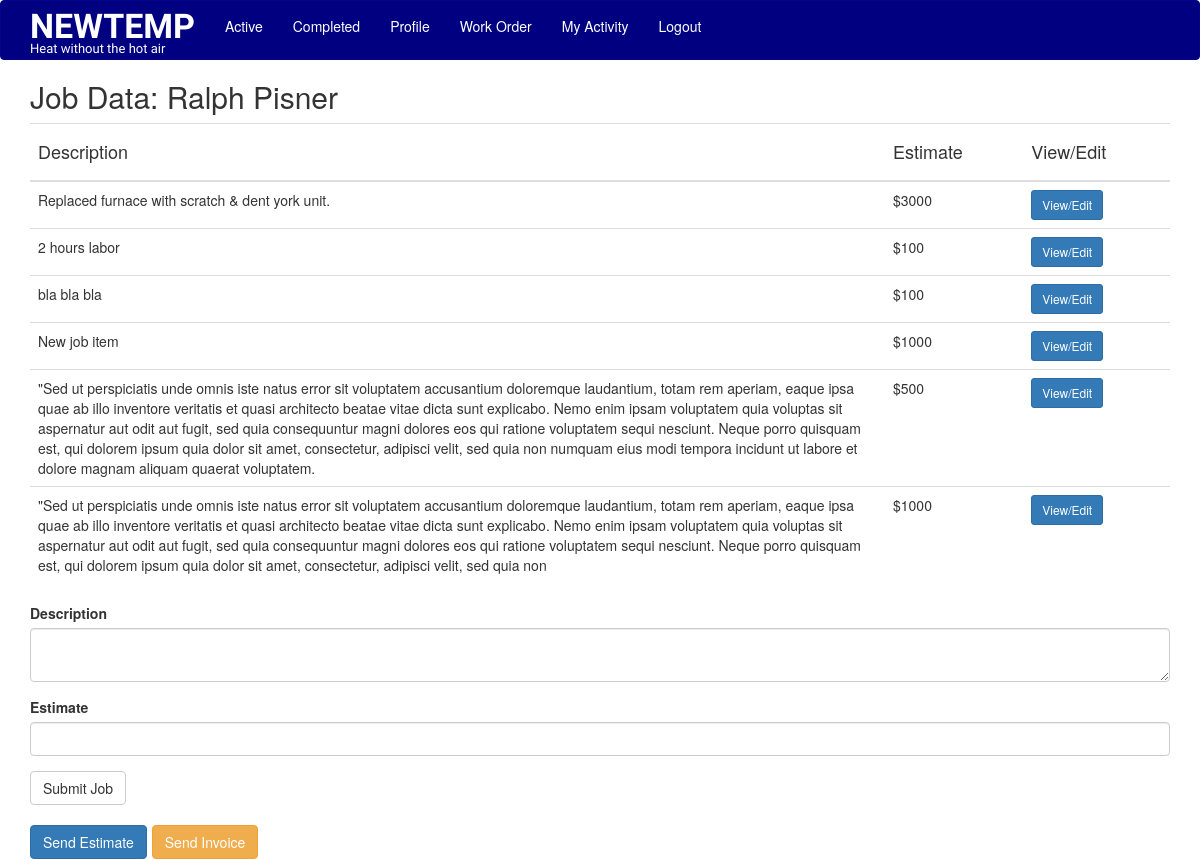
Screenshot of /jobdata/2 (signed in) with the database file from the repository.
### app/models.py (models this page shows, shortened)
class QuoteRequests(db.Model):
	__tablename__ = 'quoterequests'
	id = db.Column(db.Integer, primary_key=True)
	customer = db.Column(db.String(120), index=True, unique=False)
	email = db.Column(db.String(120), index=True, unique=False)
	submit_time = db.Column(db.DateTime)
	street = db.Column(db.String(120), unique=False)
	city = db.Column(db.String(120), unique=False)
	state = db.Column(db.String(120), unique=False)
	zip_code = db.Column(db.Integer, unique=False)
	phone = db.Column(db.Integer, unique=False)
	time_requested = db.Column(db.String(120), unique=False)
	description = db.Column(db.String(240), unique=False)
	status = db.Column(db.String(120), unique=False)
	paid = db.Column(db.Boolean)
	complete = db.Column(db.Boolean)
	misc = db.Column(db.String(200), unique=False)
	stripe_id = db.Column(db.String(120), unique=False)
	job = db.relationship('JobData', backref='data', lazy='dynamic')
	notes = db.relationship('JobNote', backref='data', lazy='dynamic')
	user_id = db.Column(db.Integer, db.ForeignKey('user.id'))

class JobData(db.Model):
	__tablename__ = 'jobdata'
	id = db.Column(db.Integer, primary_key=True)
	quote_id = db.Column(db.Integer, db.ForeignKey('quoterequests.id'))
	description = db.Column(db.String(500), unique=False)
	estimate = db.Column(db.Integer)

### app/main/routes.py (the view, shortened to what this page needs)
@bp.route('/jobdata/<quoteId>', methods=['GET', 'POST'])
@login_required
@admin_required
def jobdata(quoteId):
	form = JobDataForm()
	q_request = QuoteRequests.query.filter_by(id=quoteId).first_or_404()
	jobItems = q_request.job.all()
	return render_template('jobdata.html', form=form, quoteRequest=q_request,
		job_items=jobItems)

### app/main/forms.py
class JobDataForm(FlaskForm):
	description = TextAreaField("Description")
	estimate = IntegerField("Estimate")
	submit = SubmitField("Submit Job")

### app/models.py (called while the page is built)
@login.user_loader
def load_user(id):
	return User.query.get(int(id))

	def has_access(self, level):
		return self.role is not None and \
			self.role == level

### app/templates/jobdata.html (shortened to what this page needs)
{% extends 'base.html' %}
{% import 'bootstrap/wtf.html' as wtf %}
{% block app_content %}
<div class="container">
	<table class="table table-hover">
		<h2>Job Data: {{ quoteRequest.customer }}</h2>
			<tr>
				<th><h4>Description</h4></td>
				<th><h4>Estimate</h4></td>
				<th><h4>View/Edit</h4></td>
			</tr>
			<tbody>
			{% for job_item in job_items %}
				{% include "_jobItemTable.html" %}
			{% endfor %}
		</tbody>
	</table>
</div>
	<div class="container">
		{{ wtf.quick_form(form) }}
	</div>
	<div class="container  action-buttons">
		<div class="btn-toolbar">
			<a href="{{ url_for('main.sendEstimate', quoteId=quoteRequest.id, docType='Estimate') }}" class='btn btn-primary'>Send Estimate</a>
			<a href="{{ url_for('main.sendEstimate', quoteId=quoteRequest.id, docType='Invoice') }}" class='btn btn-warning'>Send Invoice</a>
		</div>
	</div>
{% endblock %}

### app/templates/base.html (shortened to what this page needs)
{% extends "bootstrap/base.html" %}
{% block navbar %}
 <link rel="stylesheet" type="text/css" href="{{ url_for('static', filename='style.css') }}">
 <link href="https://cdnjs.cloudflare.com/ajax/libs/font-awesome/4.7.0/css/font-awesome.min.css" rel="stylesheet">
    <nav class="navbar navbar-default" role="navigation">
        <div class="container">
            <div class="navbar-header">
                <a class="navbar-brand" style="font-family: 'Jockey One', sans-serif; font-weight: bold; font-size: 34px;" href="{{ url_for('main.index') }}">NEWTEMP <small>   Heat without the hot air</small></a>
            </div>
            <div class="collapse navbar-collapse" id="bs-example-navbar-collapse-1">
            	<ul class="nav navbar-nav">
                    {% if current_user.has_access(2) or current_user.has_access(1) %}
                    <li><a href="{{ url_for('main.quoteRequests', jobStatus='Active') }}">Active</a></li>
                    <li><a href="{{ url_for('main.quoteRequests', jobStatus='Complete') }}">Completed</a></li>
                    {% endif %}
                    {% if current_user.is_anonymous %}
                    <li><a href="{{ url_for('main.index') }}">Home</a></li>
                    <li><a href="{{ url_for('auth.login') }}">Login</a></li>
                    {% else %}
                    <li><a href="{{ url_for('main.profile') }}">Profile</a></li>
                    <li><a href="{{
                    url_for('main.workOrder') }}">Work Order</a></li>
                    <li><a href="{{ url_for('main.activity') }}">My Activity</a></li>
                    <li><a href="{{ url_for('auth.logout') }}"
                    >Logout</a></li>
                    {% endif %}
                </ul>
            </div>
        </div>
    </nav>
{% endblock %}
{% block content %}
    {% block app_content %}{% endblock %}
{% endblock %}

### app/templates/_jobItemTable.html
<tr>
	<td width="75%" class="valign">{{ job_item.description }}</td>
	<td class="valign">${{ job_item.estimate }}</td>
	{% if not editDisabled %}
		<td class="valign">
			<a class='btn btn-primary btn-sm right-align' href="{{ url_for('main.editJobData',
			quoteId=job_item.quote_id, itemId=job_item.id) }}" role='button'>View/Edit</a>
		</td>
	{% endif %}
</tr>

### app/static/style.css (style rules this page uses)
.action-buttons { padding-top: 20px; }
ul { list-style-type: none; margin: 0; padding: 0; }
html, body { height: 100%; margin: 0px; padding: 0px; }
.navbar { padding-bottom: 0px; margin-bottom: 0px; min-height: 60px; }
.navbar-brand small { display:block; font-size:13px; font-weight: normal; padding-top: 3px; }
.navbar-brand { padding-bottom: 2px; }
.navbar-default { background-color: #000080; border-color: #03038e; }
.navbar-default .navbar-brand { color: #ffffff; padding-bottom: 5px; }
.navbar-default .navbar-nav > li > a { color: #ffffff; }
.navbar-default .navbar-collapse, .navbar-default .navbar-form { border-color: #ffffff; }
.right-align { text-align: right; }

### rows the page displays
QuoteRequests: customer "Ralph Pisner"
JobData: description "Replaced furnace with scratch & dent york unit.", estimate "3000"
JobData: description "2 hours labor", estimate "100"
JobData: description "bla bla bla", estimate "100"
JobData: description "New job item", estimate "1000"
JobData: description "\"Sed ut perspiciatis unde omnis iste natus error sit voluptatem accusantium doloremque laudantium, totam rem aperiam, eaque ipsa quae ab illo inventore veritatis et quasi architecto beatae vitae dicta sunt explicabo. Nemo enim ipsam voluptatem quia voluptas sit aspernatur aut odit aut fugit, sed quia consequuntur magni dolores eos qui ratione voluptatem sequi nesciunt. Neque porro quisquam est, qui dolorem ipsum quia dolor sit amet, consectetur, adipisci velit, sed quia non numquam eius modi tempora incidunt ut labore et dolore magnam aliquam quaerat voluptatem.", estimate "500"
JobData: description "\"Sed ut perspiciatis unde omnis iste natus error sit voluptatem accusantium doloremque laudantium, totam rem aperiam, eaque ipsa quae ab illo inventore veritatis et quasi architecto beatae vitae dicta sunt explicabo. Nemo enim ipsam voluptatem quia voluptas sit aspernatur aut odit aut fugit, sed quia consequuntur magni dolores eos qui ratione voluptatem sequi nesciunt. Neque porro quisquam est, qui dolorem ipsum quia dolor sit amet, consectetur, adipisci velit, sed quia non", estimate "1000"
